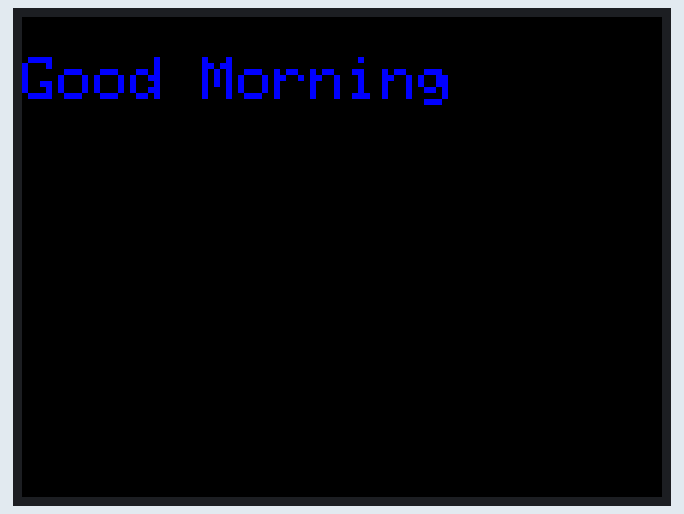
This sketch was run on a simulated Arduino Uno, built with avr-gcc and run on an emulated ATmega328P. Parts: 320×240 colour display.

Above: at 0.3 s.

The sketch:

Graphics_LCD.ino
```cpp
#define LCD_CS A3
#define LCD_CD A2
#define LCD_WR A1
#define LCD_RD A0
#define LCD_RESET A4

#include "TFTLCD.h"

TFTLCD tft(LCD_CS, LCD_CD, LCD_WR, LCD_RD, LCD_RESET);


void setup() {
  // put your setup code here, to run once:
  Serial.begin(9600);
  tft.reset();
  tft.initDisplay();
  tft.fillScreen(0x0000);
  tft.setRotation(3);
}

void loop() {
  // put your main code here, to run repeatedly:

  tft.setCursor(0, 20);
  tft.setTextColor(0x001F);
  tft.setTextSize(3);
  tft.println("Good Morning");
}
```
